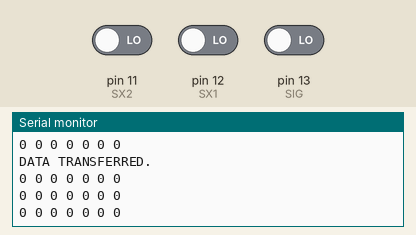
A sketch run on a simulated Arduino Uno, built with avr-gcc and run on an emulated ATmega328P. On the bench: the last lines printed to the serial monitor. The inputs (shaded band) are chosen by the test bench; at power-on: pin 13 (SIG) LOW, pin 11 (SX2) LOW, pin 12 (SX1) LOW.

Above: at 1.2 s.
1.3 s: pin 13 (SIG) driven HIGH
At 1.63 s:
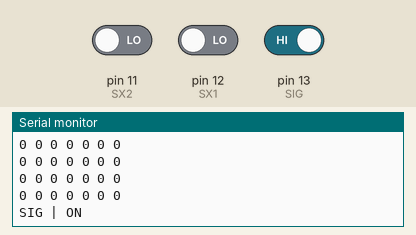
3.2 s: pin 11 (SX2) driven HIGH
At 4.2 s:
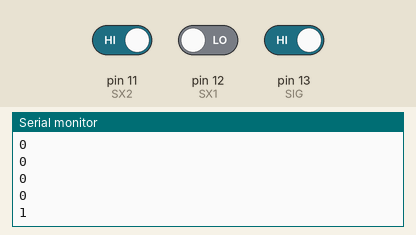

The sketch:

ParCom2.0.ino
```cpp
// *******************************************************************************
// ********************************** INITIALIZ **********************************
// *******************************************************************************

// Libs
#include <List.hpp>
List<int> nNodeTypes;

// Sound Sensors
#define SX1 12
#define SX2 11

// DataInitiator
#define SIG 13

// Set Offset for higher accuracy in sampling (nSec * 1000)
int nOffSet = (0.125*1000); // 0.375

// 7 by 7 grid
int nGridRow = 7;
int nGridColumn = 7;

// preventing reading SIG more than once
bool SIG_OT = false;

// baudRate for receiving the datas (nSec * 1000)
int nBaudRate = (0.25*1000); // 0.29

// repeating var for printing nodes
int nRepreat = 0;

// Data Initiate Approval
bool bReadData = false;

// printNode? true/false
bool bApprovePrintNode = false;

int x = 0;
int y = 0;

// grid for simulation
int nGrid[7][7] = { { 0, 0, 0, 0, 0, 0, 0 },
                    { 0, 0, 0, 0, 0, 0, 0 },
                    { 0, 0, 0, 0, 0, 0, 0 },
                    { 0, 0, 0, 0, 0, 0, 0 },
                    { 0, 0, 0, 0, 0, 0, 0 },
                    { 0, 0, 0, 0, 0, 0, 0 },
                    { 0, 0, 0, 0, 0, 0, 0 } };

void setup()
{
  pinMode(SX1, INPUT);
  pinMode(SX2, INPUT);
  pinMode(SIG, INPUT);

  // initiate list
  nNodeTypes.clear();

  // serial bebugging
  Serial.begin(9600);
  Serial.println("setup - done");
  Serial.println("");
  Serial.print("Grid: ");
  Serial.print(nGridColumn);
  Serial.print(" * ");
  Serial.println(nGridRow);
  //nGrid[1][1] = 1;

  // print grid
  prntGrid();
}

// *******************************************************************************
// ********************************** INITIALIZ **********************************
// *******************************************************************************


// *******************************************************************************
// ********************************** FUNCTIONS **********************************
// *******************************************************************************

void prntGrid()
{
  Serial.println("");

  // print grid
  for (int nRows = 0; nRows < (nGridRow); nRows++)
  {
    for (int nColumn = 0; nColumn < (nGridColumn); nColumn++)
    {
      Serial.print(nGrid[nRows][nColumn]);  // print node values
      Serial.print(" ");  // indentation between each nodes
    }
    Serial.println("");
  }
  Serial.println("");
}

void appendNodeType(int nNodeType)
{
  nGrid[x][y] = nNodeType;
  Serial.print(nNodeType);
}

void readNode()
{
  if(digitalRead(SX1) == true)
  {
    if(digitalRead(SX2) == true)
    {
      // OBSTCL | append 3 | SENSOR: |1|1|
      appendNodeType(3);
    }
    else
    {
      // START | append 2 | SENSOR: |1|0|
      appendNodeType(2);
    }
  }
  else
  {
    if(digitalRead(SX2) == true)
    {
      // DESTIN | append 1 | SENSOR: |0|1|
      appendNodeType(1);
    }
    else
    {
      // WHITE | append 0 | SENSOR: |0|0|
      appendNodeType(0);
    }
  }
  Serial.println("");
  delay(nBaudRate); // give 0.1sec delay
}

void finalisation()
{
  bReadData = false;
  bApprovePrintNode = true;
  Serial.println("DATA TRANSFERRED.");
}

void parallelCom(bool bSerialPrintNode = false)  // | false: do not print node types | true: print node types (in 7 * 7 grid) |
{
  if(digitalRead(SIG) == true)
  {
    if(SIG_OT == false)
    {
      // read data
      Serial.println("SIG | ON");
      Serial.println("");
      y++;
      delay(375); // give 0.25sec offset
      bReadData = true;
      SIG_OT = true;
    }
  }

  if(bReadData == true)
  {
    for(int x = 0; x < (nGridRow); x++) // repeat
    {
      for(int y = 0; y < (nGridColumn); y++)
      {
        readNode();
      }
      while(digitalRead(SIG) != 0) {}
    }
    finalisation();
  }

  bReadData = false;
  bApprovePrintNode = true;
  Serial.println("DATA TRANSFERRED.");

  if(bSerialPrintNode == true)
  {
    if(bApprovePrintNode == true)
    {
      prntGrid();
      bApprovePrintNode = false;
    }
  }
  else
  {
    Serial.println("");
  }
}

// *******************************************************************************
// ********************************** FUNCTIONS **********************************
// *******************************************************************************


// *******************************************************************************
// ********************************** EXECUTION **********************************
// *******************************************************************************

void loop()
{
  parallelCom(1);
}

// *******************************************************************************
// ********************************** EXECUTION **********************************
// *******************************************************************************
```

Measured:
- after the input at 1.3 s, the serial monitor: prints a new line after 0.11 s (image 1)
- after the input at 3.2 s, the serial monitor: prints a new line at once (image 2)
